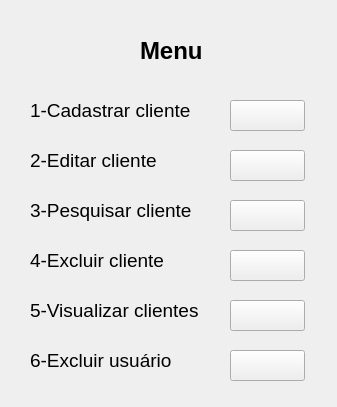
<?xml version="1.0" encoding="UTF-8"?>
<ui version="4.0">
 <class>menu</class>
 <widget class="QWidget" name="menu">
  <property name="geometry">
   <rect>
    <x>0</x>
    <y>0</y>
    <width>337</width>
    <height>407</height>
   </rect>
  </property>
  <property name="windowTitle">
   <string>Menu</string>
  </property>
  <property name="windowIcon">
   <iconset>
    <normaloff>menu.jpg</normaloff>menu.jpg</iconset>
  </property>
  <widget class="QLabel" name="label_excluir_cliente">
   <property name="geometry">
    <rect>
     <x>30</x>
     <y>250</y>
     <width>171</width>
     <height>21</height>
    </rect>
   </property>
   <property name="font">
    <font>
     <pointsize>14</pointsize>
    </font>
   </property>
   <property name="text">
    <string>4-Excluir cliente</string>
   </property>
  </widget>
  <widget class="QPushButton" name="pushButton_excluir_user">
   <property name="geometry">
    <rect>
     <x>230</x>
     <y>350</y>
     <width>75</width>
     <height>31</height>
    </rect>
   </property>
   <property name="cursor">
    <cursorShape>PointingHandCursor</cursorShape>
   </property>
   <property name="text">
    <string/>
   </property>
   <property name="icon">
    <iconset>
     <normaloff>menu-botoes.png</normaloff>menu-botoes.png</iconset>
   </property>
  </widget>
  <widget class="QLabel" name="label_menu">
   <property name="geometry">
    <rect>
     <x>140</x>
     <y>30</y>
     <width>101</width>
     <height>41</height>
    </rect>
   </property>
   <property name="font">
    <font>
     <pointsize>18</pointsize>
     <weight>75</weight>
     <bold>true</bold>
    </font>
   </property>
   <property name="text">
    <string>Menu</string>
   </property>
  </widget>
  <widget class="QPushButton" name="pushButton_pesquisar">
   <property name="geometry">
    <rect>
     <x>230</x>
     <y>200</y>
     <width>75</width>
     <height>31</height>
    </rect>
   </property>
   <property name="cursor">
    <cursorShape>PointingHandCursor</cursorShape>
   </property>
   <property name="text">
    <string/>
   </property>
   <property name="icon">
    <iconset>
     <normaloff>menu-botoes.png</normaloff>menu-botoes.png</iconset>
   </property>
  </widget>
  <widget class="QPushButton" name="pushButton_visualizar">
   <property name="geometry">
    <rect>
     <x>230</x>
     <y>300</y>
     <width>75</width>
     <height>31</height>
    </rect>
   </property>
   <property name="cursor">
    <cursorShape>PointingHandCursor</cursorShape>
   </property>
   <property name="text">
    <string/>
   </property>
   <property name="icon">
    <iconset>
     <normaloff>menu-botoes.png</normaloff>menu-botoes.png</iconset>
   </property>
  </widget>
  <widget class="QLabel" name="label_pesquisar">
   <property name="geometry">
    <rect>
     <x>30</x>
     <y>200</y>
     <width>171</width>
     <height>21</height>
    </rect>
   </property>
   <property name="font">
    <font>
     <pointsize>14</pointsize>
    </font>
   </property>
   <property name="text">
    <string>3-Pesquisar cliente</string>
   </property>
  </widget>
  <widget class="QLabel" name="label_cadastrar">
   <property name="geometry">
    <rect>
     <x>30</x>
     <y>100</y>
     <width>181</width>
     <height>21</height>
    </rect>
   </property>
   <property name="font">
    <font>
     <pointsize>14</pointsize>
    </font>
   </property>
   <property name="text">
    <string>1-Cadastrar cliente</string>
   </property>
  </widget>
  <widget class="QPushButton" name="pushButton_cadastrar">
   <property name="geometry">
    <rect>
     <x>230</x>
     <y>100</y>
     <width>75</width>
     <height>31</height>
    </rect>
   </property>
   <property name="cursor">
    <cursorShape>PointingHandCursor</cursorShape>
   </property>
   <property name="text">
    <string/>
   </property>
   <property name="icon">
    <iconset>
     <normaloff>menu-botoes.png</normaloff>menu-botoes.png</iconset>
   </property>
  </widget>
  <widget class="QLabel" name="label_exclui_user">
   <property name="geometry">
    <rect>
     <x>30</x>
     <y>350</y>
     <width>161</width>
     <height>21</height>
    </rect>
   </property>
   <property name="font">
    <font>
     <pointsize>14</pointsize>
    </font>
   </property>
   <property name="text">
    <string>6-Excluir usuário</string>
   </property>
  </widget>
  <widget class="QLabel" name="label_editar">
   <property name="geometry">
    <rect>
     <x>30</x>
     <y>150</y>
     <width>161</width>
     <height>21</height>
    </rect>
   </property>
   <property name="font">
    <font>
     <pointsize>14</pointsize>
    </font>
   </property>
   <property name="text">
    <string>2-Editar cliente</string>
   </property>
  </widget>
  <widget class="QLabel" name="label_relatorio">
   <property name="geometry">
    <rect>
     <x>30</x>
     <y>300</y>
     <width>181</width>
     <height>21</height>
    </rect>
   </property>
   <property name="font">
    <font>
     <pointsize>14</pointsize>
    </font>
   </property>
   <property name="text">
    <string>5-Visualizar clientes</string>
   </property>
  </widget>
  <widget class="QPushButton" name="pushButton_editar">
   <property name="geometry">
    <rect>
     <x>230</x>
     <y>150</y>
     <width>75</width>
     <height>31</height>
    </rect>
   </property>
   <property name="cursor">
    <cursorShape>PointingHandCursor</cursorShape>
   </property>
   <property name="text">
    <string/>
   </property>
   <property name="icon">
    <iconset>
     <normaloff>menu-botoes.png</normaloff>menu-botoes.png</iconset>
   </property>
  </widget>
  <widget class="QPushButton" name="pushButton_excluir_cliente">
   <property name="geometry">
    <rect>
     <x>230</x>
     <y>250</y>
     <width>75</width>
     <height>31</height>
    </rect>
   </property>
   <property name="cursor">
    <cursorShape>PointingHandCursor</cursorShape>
   </property>
   <property name="text">
    <string/>
   </property>
   <property name="icon">
    <iconset>
     <normaloff>menu-botoes.png</normaloff>menu-botoes.png</iconset>
   </property>
  </widget>
 </widget>
 <resources/>
 <connections/>
</ui>
